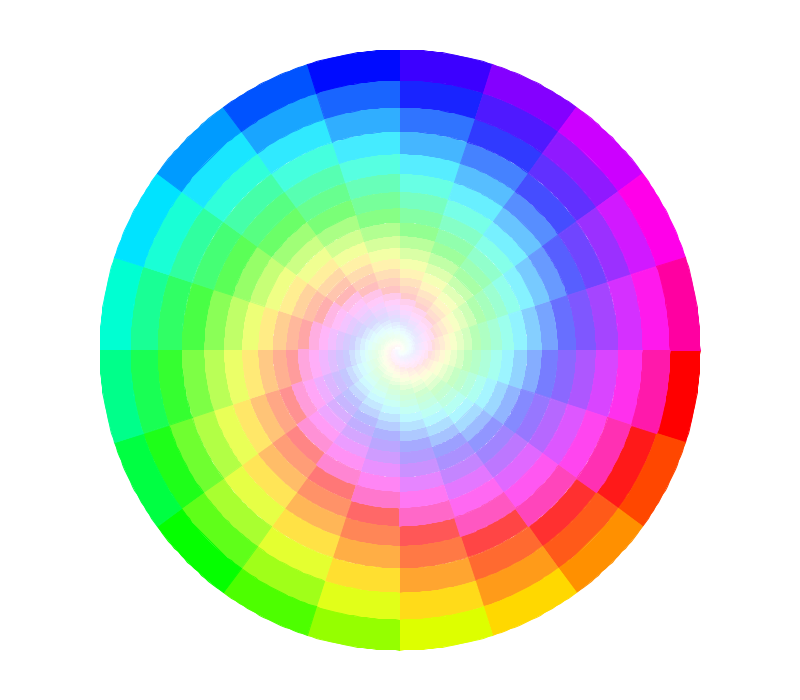
Frame 1 (no input)
Frame 2 (the mouse pressed at the canvas centre, redrawn once): identical to frame 1, image omitted

The Processing sketch that drew this single still picture (run headless with seeded random() and noise(); the mouse was pressed at the canvas centre and the sketch redrawn once):

// Processing sketch: Circulo_deformado2
// ── Circulo_deformado2.pde
int radioBase=300;

void setup(){
  size(800,700);
  smooth();
  noLoop();
  colorMode(HSB, 255);
}

void draw(){
  background(255);
  translate(width/2,height/2);
  float i=0;
  int a=0;
  for(i=0;i<PI*2;i+=PI/10){
    int radio = radioBase;
    float intensidad=255;
    for(float e=i;e<PI*5;e+=PI/10){
      fill(a,intensidad,255);
      stroke(a,intensidad,255);
      beginShape();
      
      for(float b=e;b<e+(PI/10);b+=PI/200){
        vertex(radio*cos(b),radio*sin(b));
      }
      
      vertex(radio*cos(e+(PI/10)),radio*sin(e+(PI/10)));
      vertex(radio*0.9*cos(e+(PI/10)),radio*0.9*sin(e+(PI/10)));
      for(float b=e+(PI/10);b>e;b-=PI/200){
        vertex(radio*0.9*cos(b),radio*0.9*sin(b));
      }
      
      
      vertex(radio*0.9*cos(e),radio*0.9*sin(e));
      
      vertex(radio*cos(e),radio*sin(e));
      endShape();
      radio *= 0.9;
      intensidad*=0.9;
    }
    a+=12;
  }
  
}
